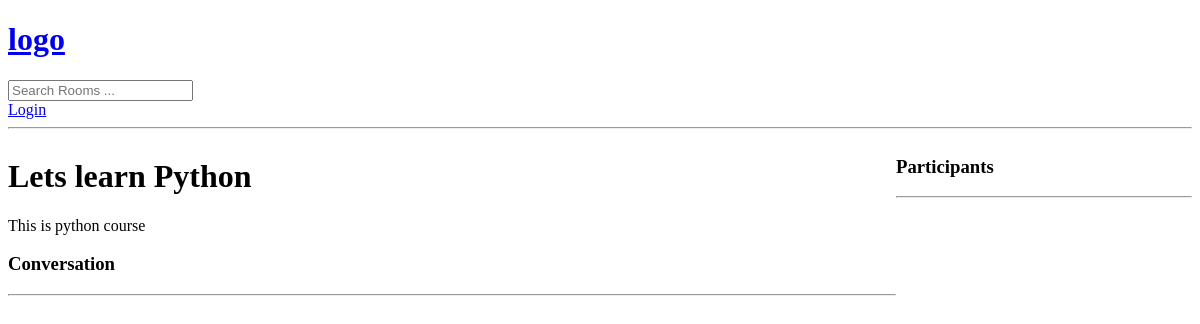
The page /room/2/ on the database as committed earlier.
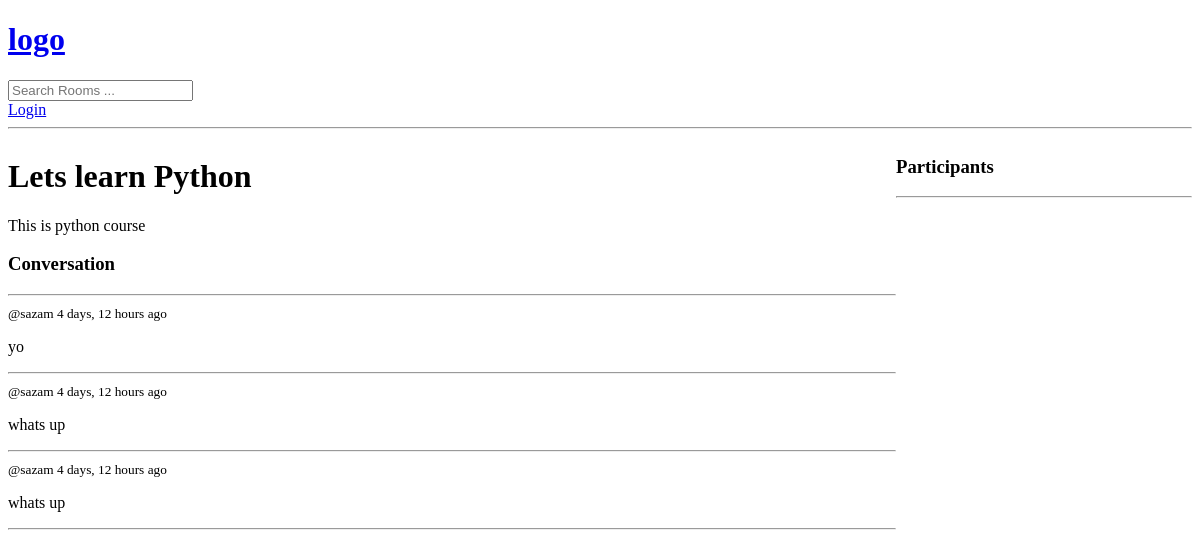
The same page on the database as committed later.
### core/models.py (models this page shows, shortened)
class Message(models.Model):
    user=models.ForeignKey(User,on_delete=models.CASCADE)
    room=models.ForeignKey(Room,on_delete=models.CASCADE)
    body =models.TextField()
    updated= models.DateTimeField(auto_now=True)
    created=models.DateTimeField(auto_now_add=True)

### core/views.py (the view, shortened to what this page needs)
# urls.py: path('room/<str:pk>/',views.room,name='room'),
def room(request,pk):
    room=Room.objects.get(id=pk)
    room_messages=room.message_set.all().order_by('-created')
    participants=room.participants.all()
    context={'room':room,'room_messages':room_messages,'participants':participants}
    return render(request,'core/room.html',context)

### core/templates/core/room.html (shortened to what this page needs)
{% extends 'main.html' %}
{% block content %}
<div class="room-container">
    <div>
        <h1>{{room.name}}</h1>
        <p>{{room.description}}</p>
        <div class="comment-wrapper">
            <h3>Conversation</h3>
            <hr>
            {% for message in room_messages %}
                <div>
                    <small>@{{message.user}} {{message.created|timesince}} ago</small>
                    <p>{{message.body}}</p>
                    <hr>
                </div>
            {% endfor %}
        </div>
    </div>
    <div>
        <h3>Participants</h3>
        <hr>
    </div>
</div>
{% endblock content %}

Rows that differ between the two databases and show on the page:
added Message: user "sazam", created "4 days, 12 hours", body "yo"
added Message: user "sazam", created "4 days, 12 hours", body "whats up"
added Message: user "sazam", created "4 days, 12 hours", body "whats up"
